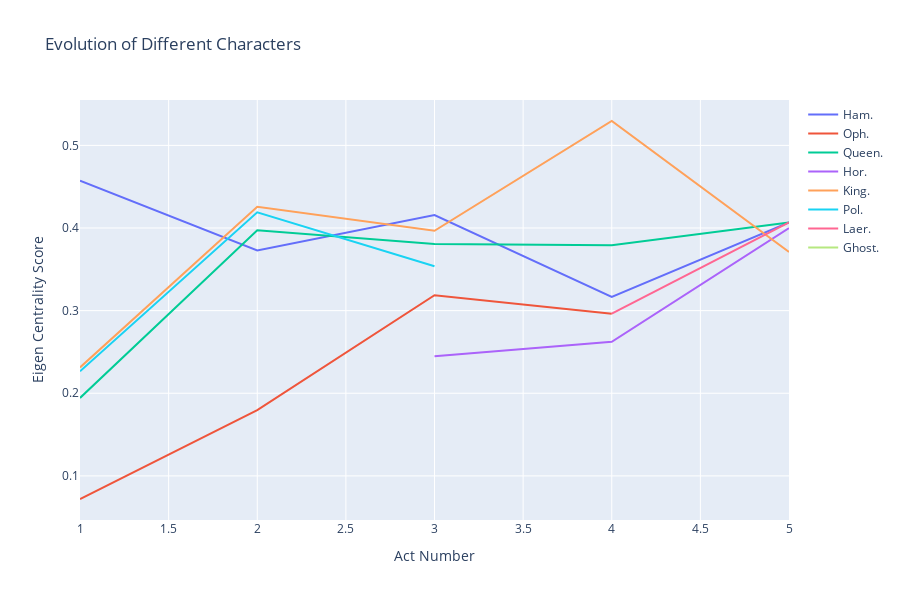

The code cell stored with this chart in its notebook:
### Code cell
# Creating a list of degree centrality of all the books
Acts_Graph = [G1, G2, G3, G4, G5]

evol = [nx.eigenvector_centrality(Graph) for Graph in Acts_Graph]

# Creating a DataFrame from the list of degree centralities in all the books
degree_evol_df = pd.DataFrame.from_records(evol)

degree_evol_df.index = degree_evol_df.index + 1

# Plotting the degree centrality evolution of few important characters
fig = px.line(degree_evol_df[['Ham.', 'Oph.', 'Queen.', 'Hor.', 'King.', 'Pol.', 'Laer.',"Ghost."]],
             title = "Evolution of Different Characters", width = 900, height = 600)

fig.update_layout(xaxis_title = 'Act Number',
                   yaxis_title = 'Eigen Centrality Score',
                 legend = {'title_text': ''})

fig.show()

### Figure 1 — Plotly figure (JSON) as saved in the notebook; plotly's stock layout.template omitted (floating-point values rounded to 4 significant figures)
{"data": [{"hovertemplate": "variable=Ham.<br>index=%{x}<br>value=%{y}<extra></extra>", "legendgroup": "Ham.", "line": {"color": "#636efa", "dash": "solid"}, "marker": {"symbol": "circle"}, "mode": "lines", "name": "Ham.", "orientation": "v", "showlegend": true, "type": "scatter", "x": [1, 2, 3, 4, 5], "xaxis": "x", "y": [0.4573, 0.3728, 0.4156, 0.3167, 0.4068], "yaxis": "y"}, {"hovertemplate": "variable=Oph.<br>index=%{x}<br>value=%{y}<extra></extra>", "legendgroup": "Oph.", "line": {"color": "#EF553B", "dash": "solid"}, "marker": {"symbol": "circle"}, "mode": "lines", "name": "Oph.", "orientation": "v", "showlegend": true, "type": "scatter", "x": [1, 2, 3, 4, 5], "xaxis": "x", "y": [0.07201, 0.1795, 0.3186, 0.2963, null], "yaxis": "y"}, {"hovertemplate": "variable=Queen.<br>index=%{x}<br>value=%{y}<extra></extra>", "legendgroup": "Queen.", "line": {"color": "#00cc96", "dash": "solid"}, "marker": {"symbol": "circle"}, "mode": "lines", "name": "Queen.", "orientation": "v", "showlegend": true, "type": "scatter", "x": [1, 2, 3, 4, 5], "xaxis": "x", "y": [0.1943, 0.3972, 0.3806, 0.3792, 0.4068], "yaxis": "y"}, {"hovertemplate": "variable=Hor.<br>index=%{x}<br>value=%{y}<extra></extra>", "legendgroup": "Hor.", "line": {"color": "#ab63fa", "dash": "solid"}, "marker": {"symbol": "circle"}, "mode": "lines", "name": "Hor.", "orientation": "v", "showlegend": true, "type": "scatter", "x": [1, 2, 3, 4, 5], "xaxis": "x", "y": [0.3862, null, 0.2448, 0.2622, 0.3998], "yaxis": "y"}, {"hovertemplate": "variable=King.<br>index=%{x}<br>value=%{y}<extra></extra>", "legendgroup": "King.", "line": {"color": "#FFA15A", "dash": "solid"}, "marker": {"symbol": "circle"}, "mode": "lines", "name": "King.", "orientation": "v", "showlegend": true, "type": "scatter", "x": [1, 2, 3, 4, 5], "xaxis": "x", "y": [0.2312, 0.4256, 0.3966, 0.5295, 0.371], "yaxis": "y"}, {"hovertemplate": "variable=Pol.<br>index=%{x}<br>value=%{y}<extra></extra>", "legendgroup": "Pol.", "line": {"color": "#19d3f3", "dash": "solid"}, "marker": {"symbol": "circle"}, "mode": "lines", "name": "Pol.", "orientation": "v", "showlegend": true, "type": "scatter", "x": [1, 2, 3, 4, 5], "xaxis": "x", "y": [0.2266, 0.4189, 0.3536, null, null], "yaxis": "y"}, {"hovertemplate": "variable=Laer.<br>index=%{x}<br>value=%{y}<extra></extra>", "legendgroup": "Laer.", "line": {"color": "#FF6692", "dash": "solid"}, "marker": {"symbol": "circle"}, "mode": "lines", "name": "Laer.", "orientation": "v", "showlegend": true, "type": "scatter", "x": [1, 2, 3, 4, 5], "xaxis": "x", "y": [0.1125, null, null, 0.2963, 0.4068], "yaxis": "y"}, {"hovertemplate": "variable=Ghost.<br>index=%{x}<br>value=%{y}<extra></extra>", "legendgroup": "Ghost.", "line": {"color": "#B6E880", "dash": "solid"}, "marker": {"symbol": "circle"}, "mode": "lines", "name": "Ghost.", "orientation": "v", "showlegend": true, "type": "scatter", "x": [1, 2, 3, 4, 5], "xaxis": "x", "y": [0.3431, null, 0.1329, null, null], "yaxis": "y"}], "layout": {"height": 600, "legend": {"title": {"text": ""}, "tracegroupgap": 0}, "title": {"text": "Evolution of Different Characters"}, "width": 900, "xaxis": {"anchor": "y", "autorange": true, "domain": [0, 1], "range": [1, 5], "title": {"text": "Act Number"}, "type": "linear"}, "yaxis": {"anchor": "x", "autorange": true, "domain": [0, 1], "range": [0.0466, 0.5549], "title": {"text": "Eigen Centrality Score"}, "type": "linear"}}}
